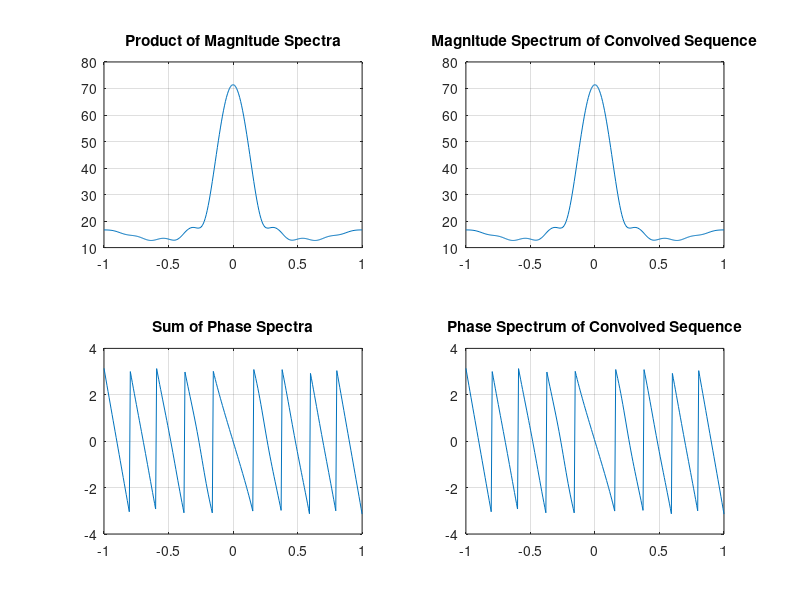

Recreate this plot in MATLAB.
% Program P3_4
% Convolution Property of DTFT
clf;
w = -pi:2*pi/255:pi;
n = 0 : 20;
x1 = (-2/5).^n;
x2 = 1 : 2: 19;
y = conv(x1,x2);
h1 = freqz(x1, 1, w);
h2 = freqz(x2, 1, w);
hp = h1.*h2;
h3 = freqz(y,1,w);
subplot(2,2,1)
plot(w/pi,abs(hp));grid
title('Product of Magnitude Spectra')
subplot(2,2,2)
plot(w/pi,abs(h3));grid
title('Magnitude Spectrum of Convolved Sequence')
subplot(2,2,3)
plot(w/pi,angle(hp));grid
title('Sum of Phase Spectra')
subplot(2,2,4)
plot(w/pi,angle(h3));grid
title('Phase Spectrum of Convolved Sequence')
